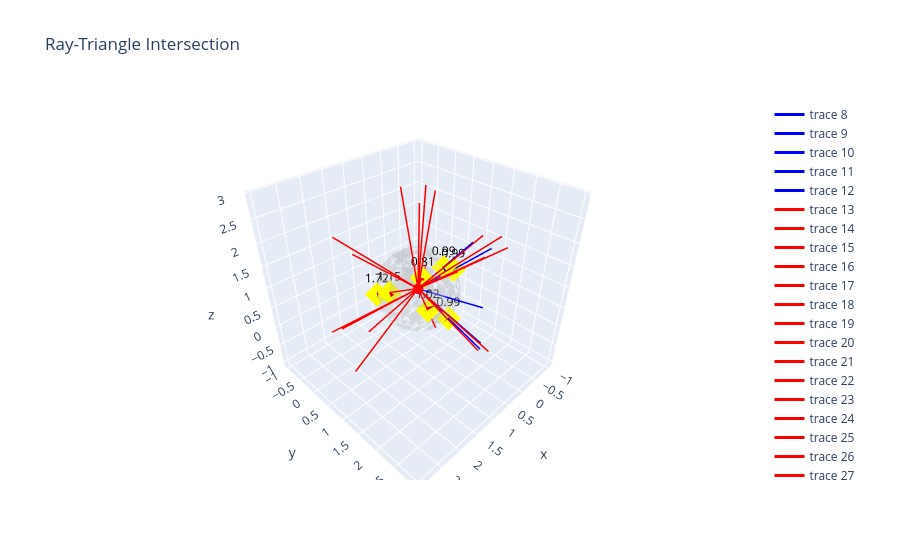

Notebook source saved alongside this figure:
### Markdown cell above
### 6. Ray Intersection
Cast 5 random rays from a point inside and a point outside the sphere, and highlight intersected triangles.

### Code cell
import torch
import plotly.graph_objects as go
import numpy as np

# Point inside (e.g., origin) and outside (e.g., [1, 1, 1])
inside_pt = torch.tensor([[0.0, 0.0, 0.0]], device='cuda', dtype=torch.float32).repeat(5, 1)
outside_pt = torch.tensor([[1.0, 1.0, 1.0]], device='cuda', dtype=torch.float32).repeat(20, 1)

ray_origins = torch.cat([inside_pt, outside_pt], dim=0)

# Random directions
torch.manual_seed(32)
ray_dirs = torch.randn(ray_origins.size(0), 3, device='cuda', dtype=torch.float32)
ray_dirs = torch.nn.functional.normalize(ray_dirs, dim=1)

# Perform Ray-Triangle Intersection
ray_ids, tri_ids, int_pts, distances = mesh.get_ray_intersection(ray_origins, ray_dirs, return_distance=True)

# Fetch vertices and faces for visualization
v_np = mesh.vertices.cpu().numpy()
f_np = mesh.triangles.cpu().numpy()

# Base mesh
fig = go.Figure(data=[
    go.Mesh3d(
        x=v_np[:, 0], y=v_np[:, 1], z=v_np[:, 2],
        i=f_np[:, 0], j=f_np[:, 1], k=f_np[:, 2],
        color='lightgray', opacity=0.3, showscale=False
    )
])

# Inside point rays (Indices 0 to 4) -> Blue
inside_mask = ray_ids < 5
inside_tris = tri_ids[inside_mask].cpu().numpy()
if len(inside_tris) > 0:
    for tri_idx in inside_tris:
        face = f_np[tri_idx]
        pts = v_np[face]
        fig.add_trace(go.Mesh3d(
            x=pts[:, 0], y=pts[:, 1], z=pts[:, 2],
            i=[0], j=[1], k=[2],
            color='blue', opacity=1.0
        ))

# Outside point rays (Indices 5 to 9) -> Red
outside_mask = ray_ids >= 5
outside_tris = tri_ids[outside_mask].cpu().numpy()
if len(outside_tris) > 0:
    for tri_idx in outside_tris:
        face = f_np[tri_idx]
        pts = v_np[face]
        fig.add_trace(go.Mesh3d(
            x=pts[:, 0], y=pts[:, 1], z=pts[:, 2],
            i=[0], j=[1], k=[2],
            color='red', opacity=1.0
        ))

# Draw the rays as lines
for i in range(ray_origins.size(0)):
    start = ray_origins[i].cpu().numpy()
    end = start + ray_dirs[i].cpu().numpy() * 2  # length 1.5
    color = 'blue' if i < 5 else 'red'
    fig.add_trace(go.Scatter3d(
        x=[start[0], end[0]], y=[start[1], end[1]], z=[start[2], end[2]],
        mode='lines', line=dict(color=color, width=3)
    ))

# Draw the intersection points with distances
int_pts_np = int_pts.cpu().numpy()
dist_np = distances.cpu().numpy()
fig.add_trace(go.Scatter3d(
    x=int_pts_np[:, 0], y=int_pts_np[:, 1], z=int_pts_np[:, 2],
    mode='markers+text',
    marker=dict(color='yellow', size=8, symbol='diamond'),
    text=[f"{d:.2f}" for d in dist_np],
    textposition="top center",
    textfont=dict(color='black', size=12),
    name='Intersections'
))

# Draw the points
fig.add_trace(go.Scatter3d(
    x=[0.0, 1.0], y=[0.0, 1.0], z=[0.0, 1.0],
    mode='markers', marker=dict(color=['blue', 'red'], size=6)
))

fig.update_layout(scene=dict(aspectmode='data'), title="Ray-Triangle Intersection")
fig.show()

### Figure 1 — Plotly figure (JSON) as saved in the notebook; plotly's stock layout.template omitted (floating-point values rounded to 4 significant figures; data arrays with more than 128 entries replaced by an {"elided": "..."} marker saying what was removed)
{"data": [{"color": "lightgray", "i": {"elided": "627 int values"}, "j": {"elided": "627 int values"}, "k": {"elided": "627 int values"}, "opacity": 0.3, "showscale": false, "type": "mesh3d", "x": {"elided": "482 float values"}, "y": {"elided": "482 float values"}, "z": {"elided": "482 float values"}}, {"color": "blue", "i": [0], "j": [1], "k": [2], "opacity": 1, "type": "mesh3d", "x": [-0.2126, -0.1379, -0.2706], "y": [0.5133, 0.6935, 0.6533], "z": [0.8315, 0.7071, 0.7071]}, {"color": "blue", "i": [0], "j": [1], "k": [2], "opacity": 1, "type": "mesh3d", "x": [-0.5, -0.4619, -0.5879], "y": [0.5, 0.6913, 0.5879], "z": [0.7071, 0.5556, 0.5556]}, {"color": "blue", "i": [0], "j": [1], "k": [2], "opacity": 1, "type": "mesh3d", "x": [-4.038e-08, -3.634e-08, -0.1802], "y": [0.9239, 0.8315, 0.9061], "z": [-0.3827, -0.5556, -0.3827]}, {"color": "red", "i": [0], "j": [1], "k": [2], "opacity": 1, "type": "mesh3d", "x": [0.3087, 0.5, 0.3928], "y": [0.4619, 0.5, 0.5879], "z": [0.8315, 0.7071, 0.7071]}, {"color": "red", "i": [0], "j": [1], "k": [2], "opacity": 1, "type": "mesh3d", "x": [0.9239, 0.9808, 0.9061], "y": [0.0, 0.0, 0.1802], "z": [0.3827, 0.1951, 0.3827]}, {"color": "red", "i": [0], "j": [1], "k": [2], "opacity": 1, "type": "mesh3d", "x": [0.5449, 0.5556, 0.3753], "y": [0.8155, 0.8315, 0.9061], "z": [0.1951, -4.371e-08, 0.1951]}, {"color": "red", "i": [0], "j": [1], "k": [2], "opacity": 1, "type": "mesh3d", "x": [0.9061, 0.8315, 0.9239], "y": [-0.3753, -0.5556, -0.3827], "z": [0.1951, -4.371e-08, -4.371e-08]}, {"line": {"color": "blue", "width": 3}, "mode": "lines", "type": "scatter3d", "x": [0, -0.2014], "y": [0, 1.783], "z": [0, -0.8827]}, {"line": {"color": "blue", "width": 3}, "mode": "lines", "type": "scatter3d", "x": [0, 0.06877], "y": [0, 1.93], "z": [0, 0.5208]}, {"line": {"color": "blue", "width": 3}, "mode": "lines", "type": "scatter3d", "x": [0, -0.4118], "y": [0, 1.188], "z": [0, 1.556]}, {"line": {"color": "blue", "width": 3}, "mode": "lines", "type": "scatter3d", "x": [0, 0.03744], "y": [0, 1.949], "z": [0, -0.4476]}, {"line": {"color": "blue", "width": 3}, "mode": "lines", "type": "scatter3d", "x": [0, -1.003], "y": [0, 1.254], "z": [0, 1.193]}, {"line": {"color": "red", "width": 3}, "mode": "lines", "type": "scatter3d", "x": [1, -0.8934], "y": [1, 0.6547], "z": [1, 0.4562]}, {"line": {"color": "red", "width": 3}, "mode": "lines", "type": "scatter3d", "x": [1, 2.406], "y": [1, -0.07699], "z": [1, 0.07076]}, {"line": {"color": "red", "width": 3}, "mode": "lines", "type": "scatter3d", "x": [1, -0.1352], "y": [1, 0.3543], "z": [1, 2.515]}, {"line": {"color": "red", "width": 3}, "mode": "lines", "type": "scatter3d", "x": [1, 0.3066], "y": [1, 0.5181], "z": [1, 2.813]}, {"line": {"color": "red", "width": 3}, "mode": "lines", "type": "scatter3d", "x": [1, 2.976], "y": [1, 1.185], "z": [1, 1.249]}, {"line": {"color": "red", "width": 3}, "mode": "lines", "type": "scatter3d", "x": [1, 1.26], "y": [1, 2.971], "z": [1, 0.7846]}, {"line": {"color": "red", "width": 3}, "mode": "lines", "type": "scatter3d", "x": [1, 0.17], "y": [1, 2.402], "z": [1, 2.16]}, {"line": {"color": "red", "width": 3}, "mode": "lines", "type": "scatter3d", "x": [1, -0.9485], "y": [1, 1.036], "z": [1, 1.45]}, {"line": {"color": "red", "width": 3}, "mode": "lines", "type": "scatter3d", "x": [1, 0.8509], "y": [1, 0.3983], "z": [1, 2.902]}, {"line": {"color": "red", "width": 3}, "mode": "lines", "type": "scatter3d", "x": [1, 1.408], "y": [1, -0.1656], "z": [1, -0.5732]}, {"line": {"color": "red", "width": 3}, "mode": "lines", "type": "scatter3d", "x": [1, -0.7323], "y": [1, 1.66], "z": [1, 1.751]}, {"line": {"color": "red", "width": 3}, "mode": "lines", "type": "scatter3d", "x": [1, 2.671], "y": [1, 0.994], "z": [1, -0.09878]}, {"line": {"color": "red", "width": 3}, "mode": "lines", "type": "scatter3d", "x": [1, -0.2285], "y": [1, -0.1855], "z": [1, 2.042]}, {"line": {"color": "red", "width": 3}, "mode": "lines", "type": "scatter3d", "x": [1, 0.8663], "y": [1, -0.6732], "z": [1, -0.08748]}, {"line": {"color": "red", "width": 3}, "mode": "lines", "type": "scatter3d", "x": [1, 0.189], "y": [1, 2.008], "z": [1, -0.5249]}, {"line": {"color": "red", "width": 3}, "mode": "lines", "type": "scatter3d", "x": [1, -0.9952], "y": [1, 1.103], "z": [1, 0.9074]}, {"line": {"color": "red", "width": 3}, "mode": "lines", "type": "scatter3d", "x": [1, 1.718], "y": [1, -0.7037], "z": [1, 1.763]}, {"line": {"color": "red", "width": 3}, "mode": "lines", "type": "scatter3d", "x": [1, -0.4693], "y": [1, -0.1994], "z": [1, 0.3655]}, {"line": {"color": "red", "width": 3}, "mode": "lines", "type": "scatter3d", "x": [1, 1.065], "y": [1, -0.9987], "z": [1, 0.9654]}, {"line": {"color": "red", "width": 3}, "mode": "lines", "type": "scatter3d", "x": [1, 0.08325], "y": [1, 0.668], "z": [1, -0.7462]}, {"marker": {"color": "yellow", "size": 8, "symbol": "diamond"}, "mode": "markers+text", "name": "Intersections", "text": ["0.81", "1.15", "1.02", "0.99", "0.99", "0.99", "1.72"], "textfont": {"color": "black", "size": 12}, "textposition": "top center", "type": "scatter3d", "x": [0.4082, 0.923, 0.5334, -0.2046, -0.4981, -0.09991, 0.8847], "y": [0.5169, 0.03642, 0.831, 0.5901, 0.6227, 0.8846, -0.4431], "z": [0.7444, 0.3737, 0.1112, 0.7728, 0.5924, -0.4378, 0.06208]}, {"marker": {"color": ["blue", "red"], "size": 6}, "mode": "markers", "type": "scatter3d", "x": [0, 1], "y": [0, 1], "z": [0, 1]}], "layout": {"scene": {"aspectmode": "data"}, "title": {"text": "Ray-Triangle Intersection"}}}
